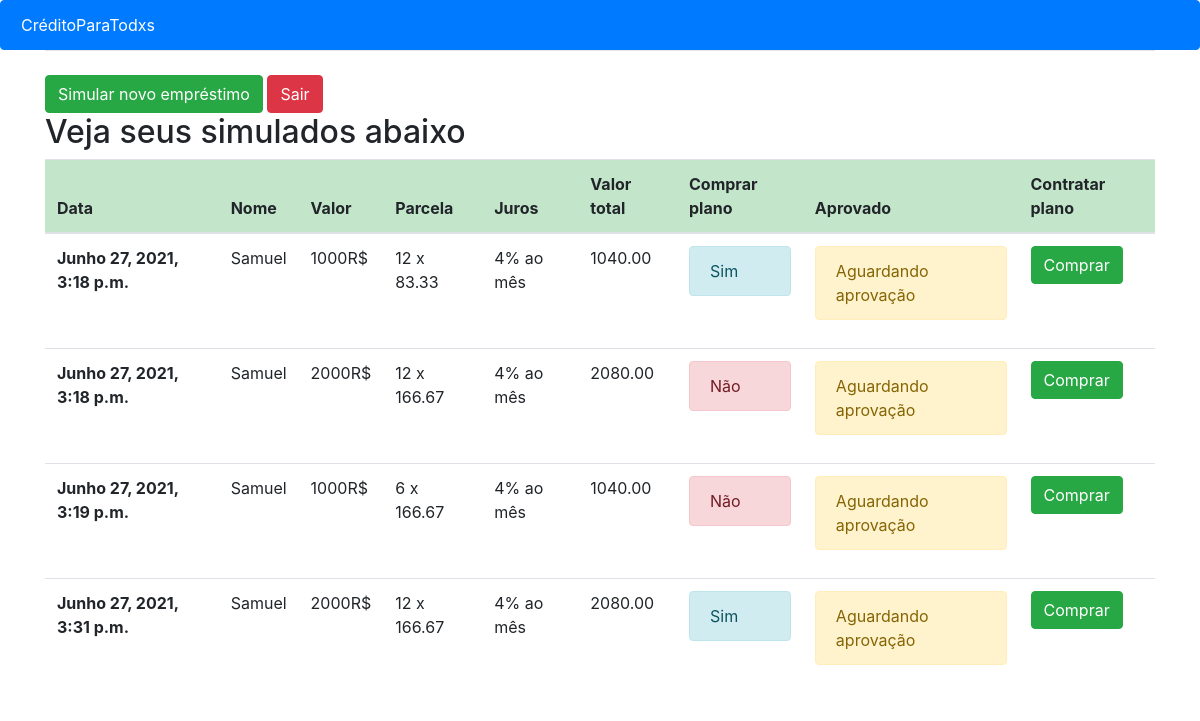
Screenshot of /home/ (signed in) with the database file from the repository.
### app1/models.py (models this page shows, shortened)
class Entrada(models.Model):
    nome = models.CharField(u'Usuario',max_length=150)
    data = models.DateTimeField( default=timezone.now)
    valor = models.ForeignKey(Valor, on_delete=models.CASCADE)
    parcela = models.ForeignKey(Parcelas, on_delete=models.CASCADE)
    fechou_negocio = models.BooleanField(u'Comprar o plano',default=False)
    aprovado = models.BooleanField(u'comprou',default=False)
    def calcular(self):
        return "{:.2f}".format((float(self.valor.valor)/float(self.parcela.parcelas)))
    def juros(self):
        return "{:.2f}".format(float(self.valor.valor)*0.04+float(self.valor.valor))

class Valor(models.Model):
    valor = models.CharField(u'Valor',max_length=10)
    def __str__(self):
        return str(self.valor)

class Parcelas(models.Model):
    parcelas = models.IntegerField(default=6)
    def __str__(self):
        return str(self.parcelas)

### app1/views.py (the view)
# urls.py: 2. Add a URL to urlpatterns:  path('', views.home, name='home')
def home(request):
    if request.user.is_authenticated:
        nome = request.user.first_name
    else: nome = "você não está logado"
    context={}
    tudo_ent = Entrada.objects.filter(nome=nome)
    context['todas_e']=tudo_ent
    return render(request,'app1/home.html', context)

### app1/templates/app1/home.html
{% extends 'app1/base.html' %}
{% load crispy_forms_tags %}
{% block conteudo %}
{% if user.is_authenticated  %}
<a href="{% url 'url_entrada' %}" class="btn btn-success">Simular novo empréstimo</a>
<a href="{% url 'logout' %}" class="btn btn-danger">Sair</a>
<h2>Veja seus simulados abaixo</h2>
<div class="table-responsive">
<table class="table">
  <thead class="table-success">
    <tr>
      <th scope="col">Data</th>
      <th scope="col">Nome</th>
      <th scope="col">Valor</th>
      <th scope="col">Parcela</th>
      <th scope="col">Juros</th>
      <th scope="col">Valor total</th>
      <th scope="col">Comprar plano</th>
      <th scope="col">Aprovado</th>
      <th scope="col">Contratar plano</th>
    </tr>
  </thead>
  <tbody>
    <tr>
     {%for e in todas_e%}
      <th scope="row">{{e.data}}</th>
      <td>{{e.nome}}</td>
      <td>{{e.valor}}R$</td>
      <td>{{e.parcela}} x {{e.calcular}}</td>
      <td>4% ao mês</td>
      <td>{{e.juros}}</td>
      <td>{%if e.fechou_negocio%}
          <div class="alert alert-info" role="alert">
            Sim
          </div>
          {%else%}
          <div class="alert alert-danger" role="alert">
              Não
          </div>
          {%endif%}</td>
        <td>{%if e.aprovado%}
        <div class="alert alert-success" role="alert">
            Sim
          </div>
          {%else%}
          <div class="alert alert-warning" role="alert">
              Aguardando aprovação
          </div>
          {%endif%}</td>
        <td><a href="{% url 'comprar' e.id %}" class="btn btn-success">Comprar</a></td>
    </tr>
    {%endfor%}
  </tbody>
</table>
</div>
{% else %}
<h3>Você não está logago</h3>
<a href="{% url 'login' %}" class="btn btn-primary">Login</a>
{%endif%}
{% endblock %}

### rows the page displays
Entrada: data "Junho 27, 2021, 3:18 p.m.", nome "Samuel", valor "1000", parcela "12", calcular "83.33", juros "1040.00", fechou_negocio "Sim", aprovado "Aguardando aprovação"
Entrada: data "Junho 27, 2021, 3:18 p.m.", nome "Samuel", valor "2000", parcela "12", calcular "166.67", juros "2080.00", fechou_negocio "Não", aprovado "Aguardando aprovação"
Entrada: data "Junho 27, 2021, 3:19 p.m.", nome "Samuel", valor "1000", parcela "6", calcular "166.67", juros "1040.00", fechou_negocio "Não", aprovado "Aguardando aprovação"
Entrada: data "Junho 27, 2021, 3:31 p.m.", nome "Samuel", valor "2000", parcela "12", calcular "166.67", juros "2080.00", fechou_negocio "Sim", aprovado "Aguardando aprovação"
